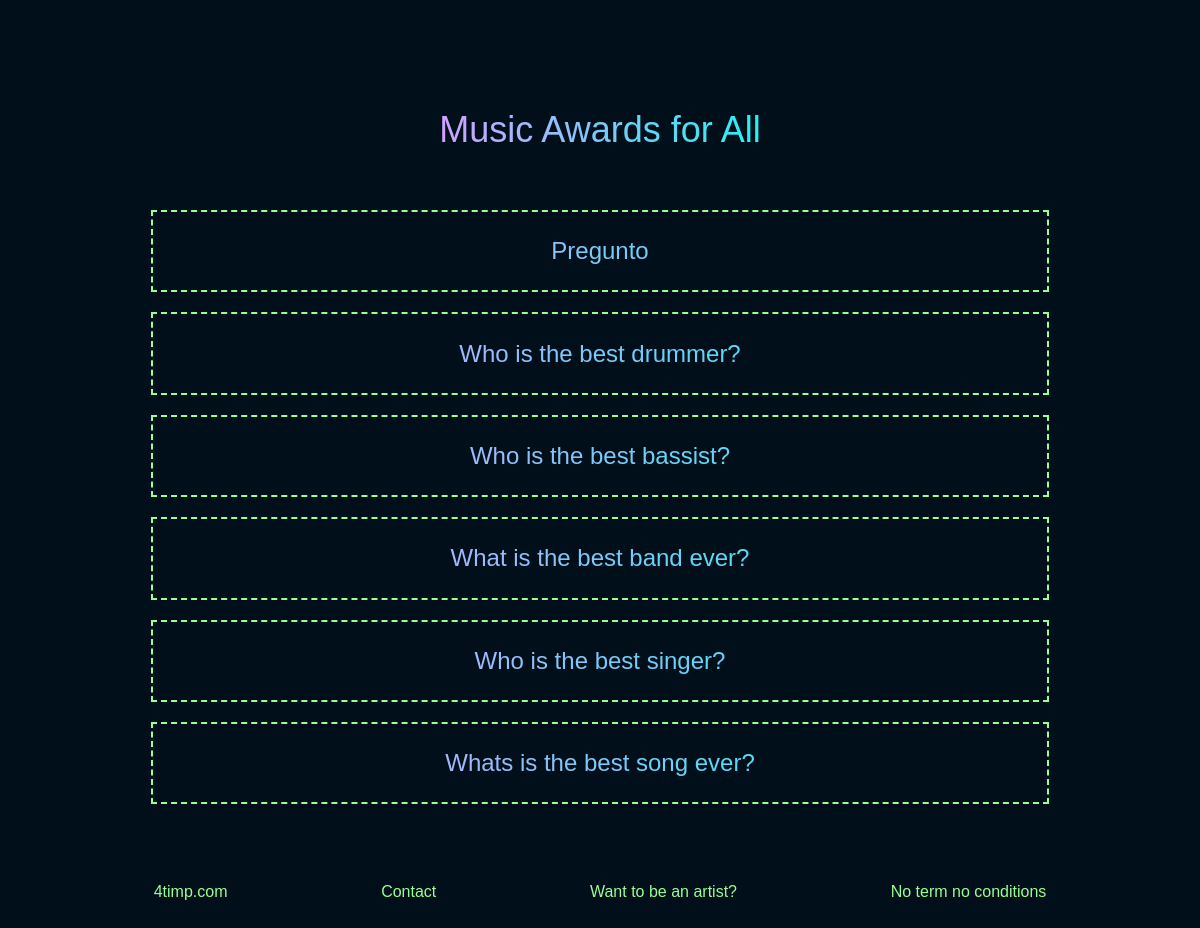
The page /polls/ on the database as committed earlier.
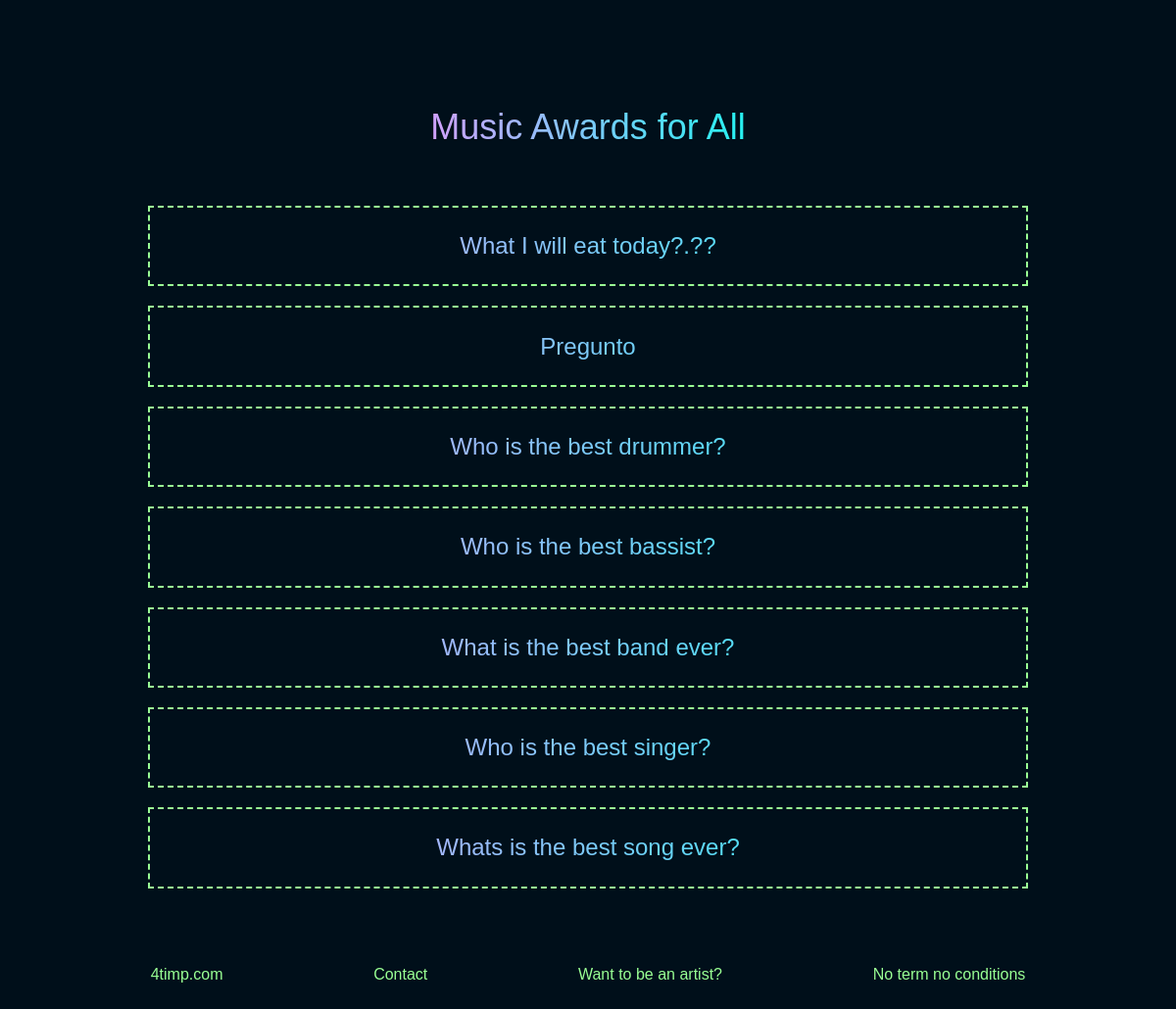
The same page on the database as committed later.
### polls/models.py (models this page shows, shortened)
class Question(models.Model):
    question_text = models.CharField(max_length=270)
    pub_date = models.DateTimeField("date published")

### polls/views.py (the view)
# urls.py: path('', views.IndexView.as_view(), name='index'),
class IndexView(generic.ListView):
    template_name = "polls/index.html"
    context_object_name = "latest_question_list"
    def get_queryset(self):
        return Question.objects.filter(pub_date__lte=timezone.now()).order_by("-pub_date")[:7]

### polls/templates/polls/index.html (shortened to what this page needs)
{% load static %}
<!DOCTYPE html>
<html lang="en">
<head>
    <link rel="stylesheet" href="{% static 'polls/reset.css' %}">
    <link rel="stylesheet" href="{% static 'polls/style.css' %}">
</head>
<body>
    <header>
        <h2>Music Awards for All</h2>
    </header>
    <main>
        {% if latest_question_list %}
        <ul>
        {% for question in latest_question_list  %}
            <li>
                <a href="{% url 'polls:detail' question.id %}">  {{question.question_text}} </a>
            </li>
        {% endfor %}
        </ul>
        {% else %}
            <p>No polls here in this page. If you are here there is a problem .</p>
        {% endif %}
    </main>
    <footer>
        <a href="https://4timp.com" target="_blank">4timp.com</a>
        <a href="#">Contact</a>
        <a href="#">Want to be an artist?</a>
        <a href="#">No term no conditions</a>
    </footer>
</body>
</html>

Rows that differ between the two databases and show on the page:
added Question: question_text "What I will eat today?.??"
